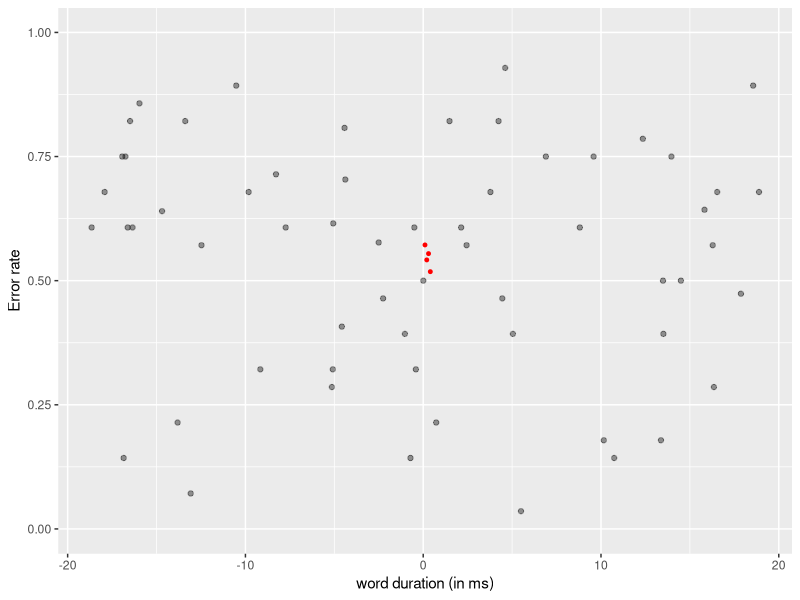
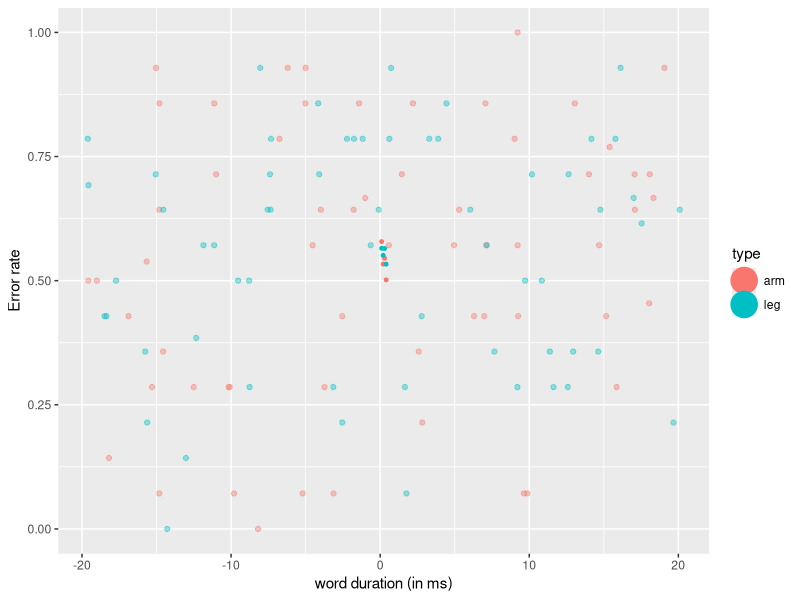
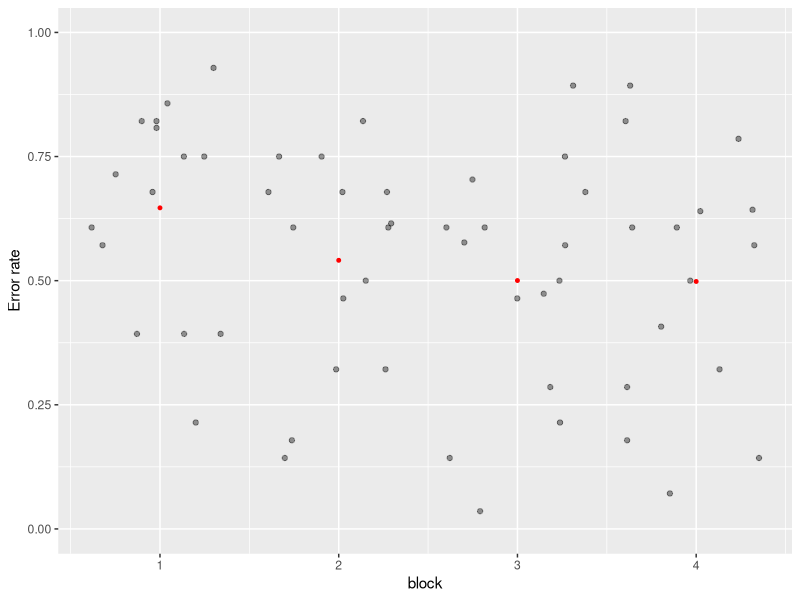
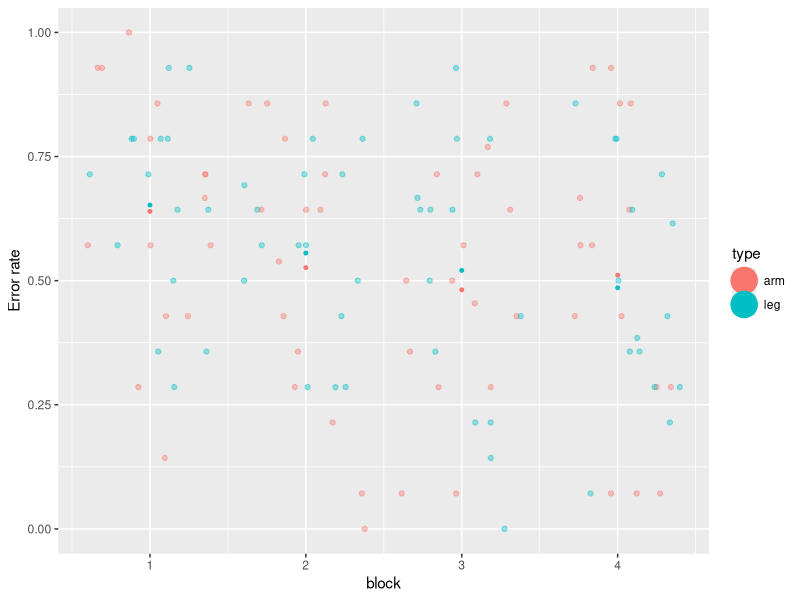
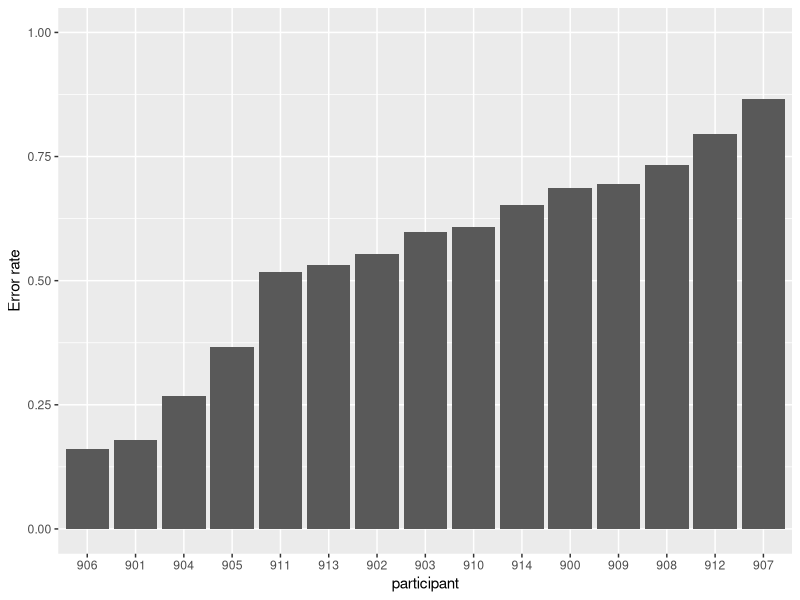
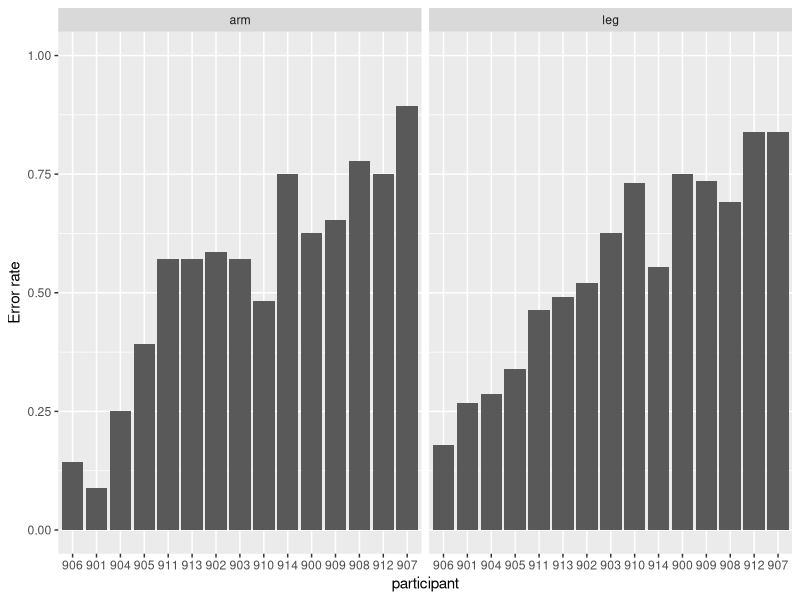

The R source for these figures, in order:
## ---- chunk 1
library(knitr)
library(ggplot2)
library(dplyr)
knitr::opts_chunk$set(echo = FALSE)
## ---- chunk 2
memw <- read.csv("data_pilot_memory-task_wide.csv")
meml <- read.csv("data_pilot_memory-task_long.csv")
## ---- chunk 3
table(unique(meml[, c("type", "verb")])$type)
## ---- chunk 4
kable(head(memw[, c(3:5, 7:8, 10:13, 18:19)]))
## ---- chunk 5
ppt_mean <- memw %>% 
  group_by(participant, block, word_duration) %>%
  summarise(error_rate = 1 - mean(score))
ylims <- c(0,1)
ggplot(ppt_mean, aes(x = word_duration, y = error_rate)) +
  stat_summary(fun.y = "mean", colour = "red", size = 1, geom = "point") +
  stat_summary(fun.data = "mean_cl_boot", colour = "red", size = 2) +
  geom_jitter(width = 20, height = 0, alpha = .4) +
  ylab("Error rate") + xlab("word duration (in ms)") +
  ylim(ylims)
## ---- chunk 6
ppt_mean_ty <- memw %>% 
  group_by(participant, block, word_duration, type) %>%
  summarise(error_rate = 1 - mean(score))

ggplot(ppt_mean_ty, aes(x = word_duration, y = error_rate, colour = type)) +
  stat_summary(fun.y = "mean", size = 1, geom = "point") +
  stat_summary(fun.data = "mean_cl_boot", size = 2, position = position_dodge(width = 20)) +
  geom_jitter(width = 20, height = 0, alpha = .4) +
  ylab("Error rate") + xlab("word duration (in ms)") +
  ylim(ylims)
## ---- chunk 7
ggplot(ppt_mean, aes(x = block, y = error_rate)) +
  stat_summary(fun.y = "mean", colour = "red", size = 1, geom = "point") +
  stat_summary(fun.data = "mean_cl_boot", colour = "red", size = 2) +
  geom_jitter(width = .4, height = 0, alpha = .4) +
  ylab("Error rate") +
  ylim(ylims)
## ---- chunk 8
ggplot(ppt_mean_ty, aes(x = block, y = error_rate, colour = type)) +
  stat_summary(fun.y = "mean", size = 1, geom = "point") +
  stat_summary(fun.data = "mean_cl_boot", size = 2, position = position_dodge(width = .5)) +
  geom_jitter(width = .4, height = 0, alpha = .4) +
  ylab("Error rate") + 
  ylim(ylims)
## ---- chunk 9
ppt_mean_simp <- memw %>% 
  group_by(participant) %>%
  summarise(error_rate = 1 - mean(score))
ppt_mean_simp$participant <- factor(ppt_mean_simp$participant, levels = ppt_mean_simp$participant[order(ppt_mean_simp$error_rate)])
ggplot(ppt_mean_simp, aes(x = participant, y = error_rate)) +
  geom_bar(stat = "identity") +
  ylab("Error rate") +
  ylim(ylims)
## ---- chunk 10
ppt_mean_simp_type <- memw %>% 
  group_by(participant, type) %>%
  summarise(error_rate = 1 - mean(score))
ppt_mean_simp_type$participant <- factor(ppt_mean_simp_type$participant, levels = ppt_mean_simp$participant[order(ppt_mean_simp$error_rate)])
ggplot(ppt_mean_simp_type, aes(x = participant, y = error_rate)) +
  geom_bar(stat = "identity") +
  ylab("Error rate") + facet_grid(. ~ type) +
  ylim(ylims)
